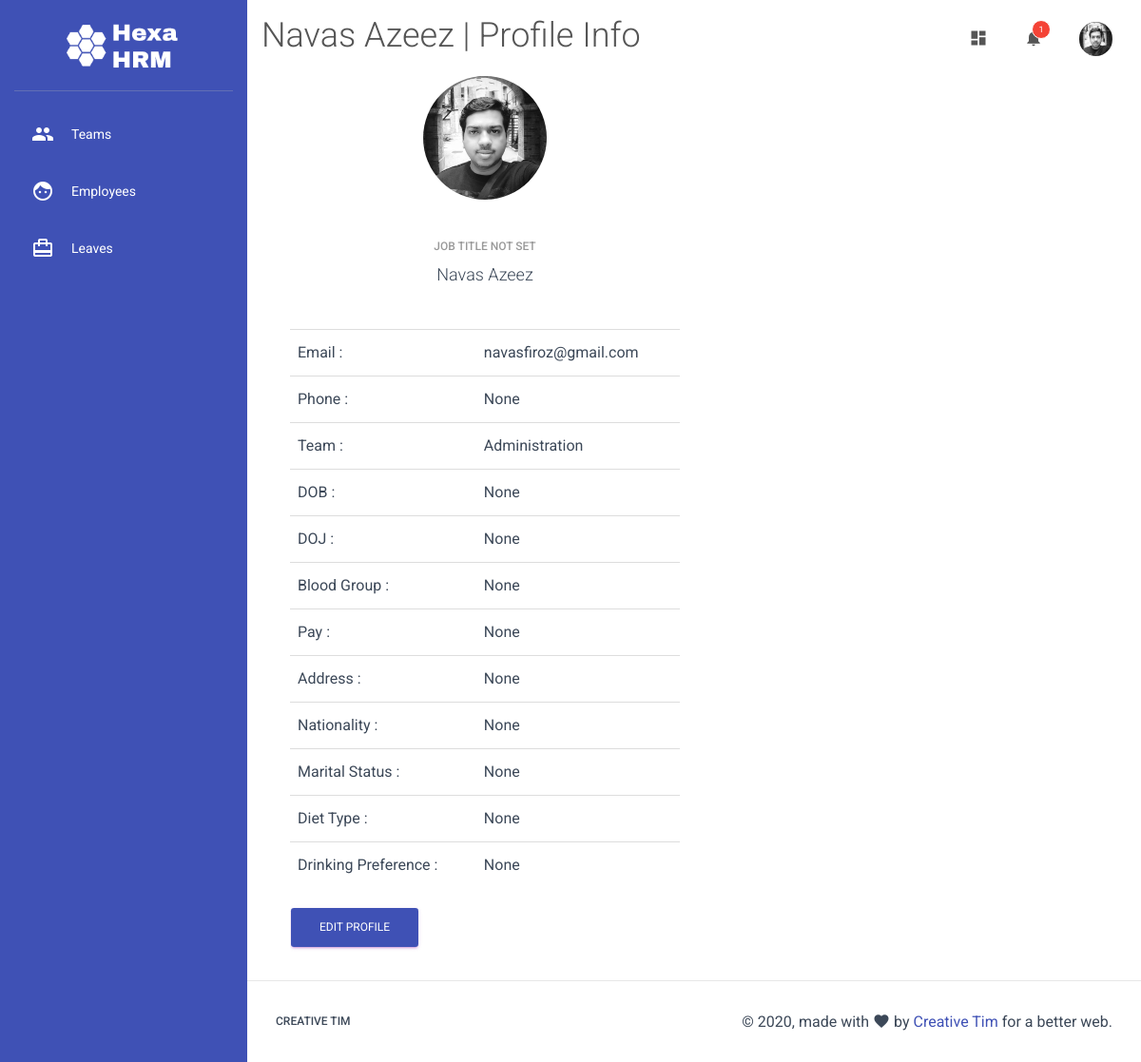
Screenshot of /profile/1 (signed in) with the database file from the repository.
### main.py (models this page shows)
class User(db.Model):
    id = db.Column(db.Integer, primary_key=True)
    name = db.Column(db.String(150), nullable=False)
    email = db.Column(db.String,nullable=False)
    phone = db.Column(db.String)
    whatsapp = db.Column(db.Boolean)
    title = db.Column(db.String)
    role = db.Column(db.String)
    annual_leaves = db.Column(db.String)
    team_id = db.Column(db.Integer, db.ForeignKey("team.id"))
    admin_to_team = db.Column(db.Integer)
    line_manager = db.Column(db.Integer)
    password = db.Column(db.String)
    dob = db.Column(db.DateTime)
    blood_group = db.Column(db.String)
    doj = db.Column(db.DateTime)
    pay = db.Column(db.Integer)
    address = db.Column(db.String)
    secondary_contact_name = db.Column(db.String)
    secondary_contact_relation = db.Column(db.String)
    secondary_contact_phone = db.Column(db.String)
    origin_country = db.Column(db.String)
    diet_type = db.Column(db.String)
    drinking = db.Column(db.Boolean)
    marital_status = db.Column(db.String)
    dp = db.Column(db.String, default="default.png")
    leaves = db.relationship("Leave",backref="requested_by")

class Team(db.Model):
    id = db.Column(db.Integer, primary_key=True)
    name = db.Column(db.String, nullable=False)
    users = db.relationship("User",backref="team")

### main.py (the view)
@app.route('/profile/<user_id>')
def profile(user_id):
    user = User.query.get(user_id)
    if user:
        return render_template("user_profile.html", user=user)
    else:
        return redirect(url_for("employees"))

### main.py (called while the page is built)
@app.before_request
def before_request():
    g.user = None
    if "uid" in session:
        login_user = User.query.get(session["uid"])
        if login_user and login_user.team_id == session["td"] and bcrypt.check_password_hash(session["sk"], login_user.name):
            g.user = login_user

### templates/user_profile.html (shortened to what this page needs)
{% extends "template.html" %}
{% block heading %}
<h2>{{user.name}} | Profile Info</h2>
{% endblock %}
{% block content %}
<div class="container-fluid">
	<div class="row">
		<div class="col-md-6">
			<div class="card card-profile">
				<div class="card-avatar">
					<a href="javascript:;">
						<img class="img" src="/static/img/users/{{user.dp}}">
					</a>
				</div>
				<div class="card-body">
					<h6 class="card-category text-gray">
					{% if user.title%}
					{{user.title}}
					{% else %}
					Job Title Not Set
					{% endif %}</h6>
					<h4 class="card-title">{{user.name}}</h4>
				</div>
			</div>
			<div class="table-responsive">
            <table class="table">
              <tbody>
                <tr><td>Email :</td><td>{{user.email}}</td></tr>
                <tr><td>Phone :</td><td>{{user.phone}}</td></tr>
                <tr><td>Team :</td><td>{{user.team.name}}</td></tr>
                <tr><td>DOB :</td><td>{{user.dob}}</td></tr>
                <tr><td>DOJ :</td><td>{{user.doj}}</td></tr>
                <tr><td>Blood Group :</td><td>{{user.blood_group}}</td></tr>
                <tr><td>Pay :</td><td>{{user.pay}}</td></tr>
                <tr><td>Address :</td><td>{{user.address}}</td></tr>
                <tr><td>Nationality :</td><td>{{user.origin_country}}</td></tr>
                <tr><td>Marital Status :</td><td>{{user.marital_status}}</td></tr>
                <tr><td>Diet Type :</td><td>{{user.diet_type}}</td></tr>
                <tr><td>Drinking Preference :</td><td>{{user.drinking}}</td></tr>
              </tbody>
            </table>
            <a href="/edit-profile/"><button type="submit" class="btn btn-primary pull-center">Edit Profile</button></a>
          </div>
		</div>
	</div>
</div>
{% endblock %}

### templates/template.html (shortened to what this page needs)
<!doctype html>
<html lang="en">
<head>
  <link rel="stylesheet" href="https://maxcdn.bootstrapcdn.com/font-awesome/latest/css/font-awesome.min.css">
  <link href="{{ url_for('static', filename='css/material-dashboard.css') }}" rel="stylesheet" />
  <link href="{{ url_for('static', filename='css/custom.css') }}" rel="stylesheet" />
</head>
<body>
  <div class="wrapper ">
    <div class="sidebar" data-color="azure" data-background-color="white">
      <div class="logo">
        <img src="/static/img/logo.png">
      </div>
      <div class="sidebar-wrapper">
        <ul class="nav">
        {% if g.user == None %}
          <li class="nav-item">
            <a class="nav-link" href="/sign-in/">
              <i class="material-icons">lock</i>
              <p>Login</p>
            </a>
          </li>
          <li class="nav-item">
            <a class="nav-link" href="/start/">
              <i class="material-icons">dashboard</i>
              <p>Start</p>
            </a>
          </li>
        {% else %}
          <li class="nav-item">
            <a class="nav-link" href="/teams/">
              <i class="material-icons">group</i>
              <p>Teams</p>
            </a>
          </li>
          <li class="nav-item">
            <a class="nav-link" href="/employees/">
              <i class="material-icons">face</i>
              <p>Employees</p>
            </a>
          </li>
          <li class="nav-item">
            <a class="nav-link" href="/leaves/">
              <i class="material-icons">card_travel</i>
              <p>Leaves</p>
            </a>
          </li>
        {% endif %}
        </ul>
      </div>
    </div>
    <div class="main-panel">
      <nav class="navbar navbar-expand-lg navbar-transparent navbar-absolute fixed-top ">
        <div class="container-fluid">
          <div class="navbar-wrapper">
            {% block heading %}
            {% endblock %}
          </div>
          <div class="collapse navbar-collapse justify-content-end">
            {% if session%}
            <ul class="navbar-nav">
              <li class="nav-item">
                <a class="nav-link" href="javascript:;">
                  <i class="material-icons">dashboard</i>
                </a>
              </li>
              <li class="nav-item dropdown">
                <a class="nav-link" href="http://example.com" id="navbarDropdownMenuLink" data-toggle="dropdown" aria-haspopup="true" aria-expanded="false">
                  <i class="material-icons">notifications</i>
                  <span class="notification">1</span>
                </a>
              </li>
              <li class="nav-item dropdown">
                <a class="nav-link" href="javascript:;" id="navbarDropdownProfile" data-toggle="dropdown" aria-haspopup="true" aria-expanded="false">
                  <img class="img nav-icon" src="/static/img/users/{{g.user.dp}}">
                <div class="ripple-container"></div></a>
              </li>
            </ul>
            {% endif %}
          </div>
        </div>
      </nav>
      <div class="content">
        <div class="container-fluid">
          {% block content %}
          {% endblock %}
        </div>
      </div>
      <footer class="footer">
        <div class="container-fluid">
          <nav class="float-left">
            <ul>
              <li>
                <a href="https://www.creative-tim.com">
                  Creative Tim
                </a>
              </li>
            </ul>
          </nav>
          <div class="copyright float-right">
            &copy;
            , made with <i class="material-icons">favorite</i> by
            <a href="https://www.creative-tim.com" target="_blank">Creative Tim</a> for a better web.
          </div>
        </div>
      </footer>
    </div>
  </div>
</body>
</html>

### static/css/custom.css (style rules this page uses)
.sidebar { background: #3F51B5; color:white; box-shadow: none !important; }
body { background-color: #fff; font-weight: 400; }
.sidebar .nav li a, .sidebar .nav li .dropdown-menu a { color: #ffffff !important; }
.card, .card-profile .card-avatar { box-shadow: none !important; }
.sidebar .logo img { max-width: 120px; margin: 0 auto; display: block; }
.sidebar .nav i { color: #ffffff; }
img.img.nav-icon { max-width: 35px; border-radius: 100%; }

### rows the page displays
User: name "Navas Azeez", user.dp (picture), dp (picture), email "navasfiroz@gmail.com", phone "None", dob "None", doj "None", blood_group "None", pay "None", address "None", origin_country "None", marital_status "None", diet_type "None", drinking "None"
Team: team.name "Administration"
